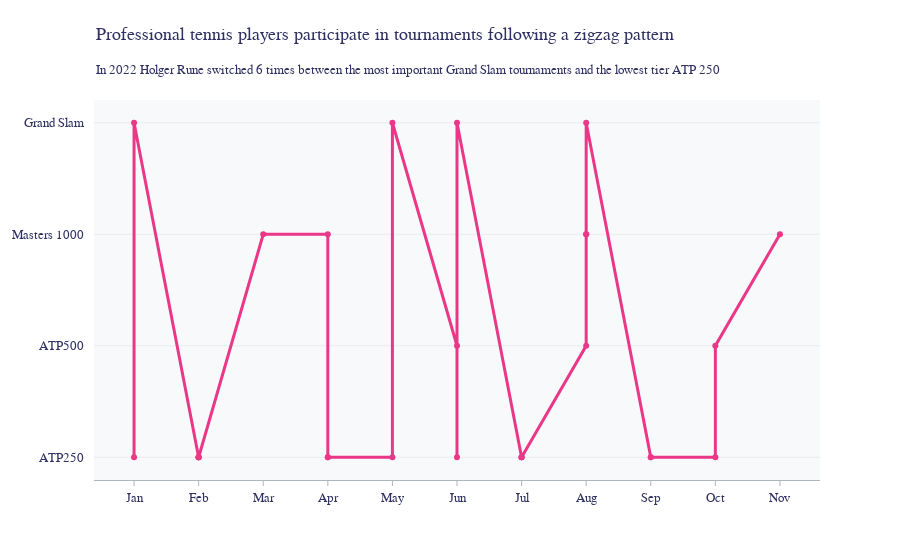

This figure's notebook cell:
### Code cell
player_stats('Rune H.')

### Figure 1 — Plotly figure (JSON) as saved in the notebook; plotly's stock layout.template omitted (floating-point values rounded to 4 significant figures)
{"data": [{"hovertemplate": "Month=%{x}<br>Series=%{y}<extra></extra>", "legendgroup": "", "line": {"color": "#ea3788", "dash": "solid", "width": 3}, "marker": {"symbol": "circle"}, "mode": "lines+markers", "name": "", "orientation": "v", "showlegend": false, "type": "scatter", "x": ["Jan", "Jan", "Feb", "Feb", "Feb", "Feb", "Mar", "Apr", "Apr", "Apr", "May", "May", "Jun", "Jun", "Jun", "Jul", "Jul", "Jul", "Aug", "Aug", "Aug", "Aug", "Sep", "Sep", "Oct", "Oct", "Nov"], "xaxis": "x", "y": ["ATP250", "Grand Slam", "ATP250", "ATP250", "ATP250", "ATP250", "Masters 1000", "Masters 1000", "ATP250", "ATP250", "ATP250", "Grand Slam", "ATP500", "ATP250", "Grand Slam", "ATP250", "ATP250", "ATP250", "ATP500", "Masters 1000", "Masters 1000", "Grand Slam", "ATP250", "ATP250", "ATP250", "ATP500", "Masters 1000"], "yaxis": "y"}], "layout": {"annotations": [{"align": "left", "font": {"color": "#2f3061", "size": 18}, "showarrow": false, "text": "Professional tennis players participate in tournaments following a zigzag pattern", "x": 0, "xref": "paper", "y": 1.2, "yref": "paper"}, {"align": "left", "font": {"color": "#2f3061"}, "showarrow": false, "text": "In 2022 Holger Rune switched 6 times between the most important Grand Slam tournaments and the lowest tier ATP 250", "x": 0, "xref": "paper", "y": 1.1, "yref": "paper"}], "font": {"family": "Outfit", "size": 13}, "legend": {"tracegroupgap": 0}, "margin": {"t": 100}, "plot_bgcolor": "#f8f9fa", "title": {"font": {"color": "#2f3061"}}, "xaxis": {"anchor": "y", "categoryarray": ["Jan", "Feb", "Mar", "Apr", "May", "Jun", "Jul", "Aug", "Sep", "Oct", "Nov", "Dec"], "categoryorder": "array", "color": "#2f3061", "domain": [0, 1], "linecolor": "#adb5bd", "showgrid": false, "tickcolor": "#adb5bd", "ticklen": 5, "ticks": "outside", "title": {}}, "yaxis": {"anchor": "free", "categoryarray": ["ATP250", "ATP500", "Masters 1000", "Grand Slam"], "categoryorder": "array", "color": "#2f3061", "domain": [0, 1], "gridcolor": "#e9ecef", "shift": -10, "title": {}}}}
